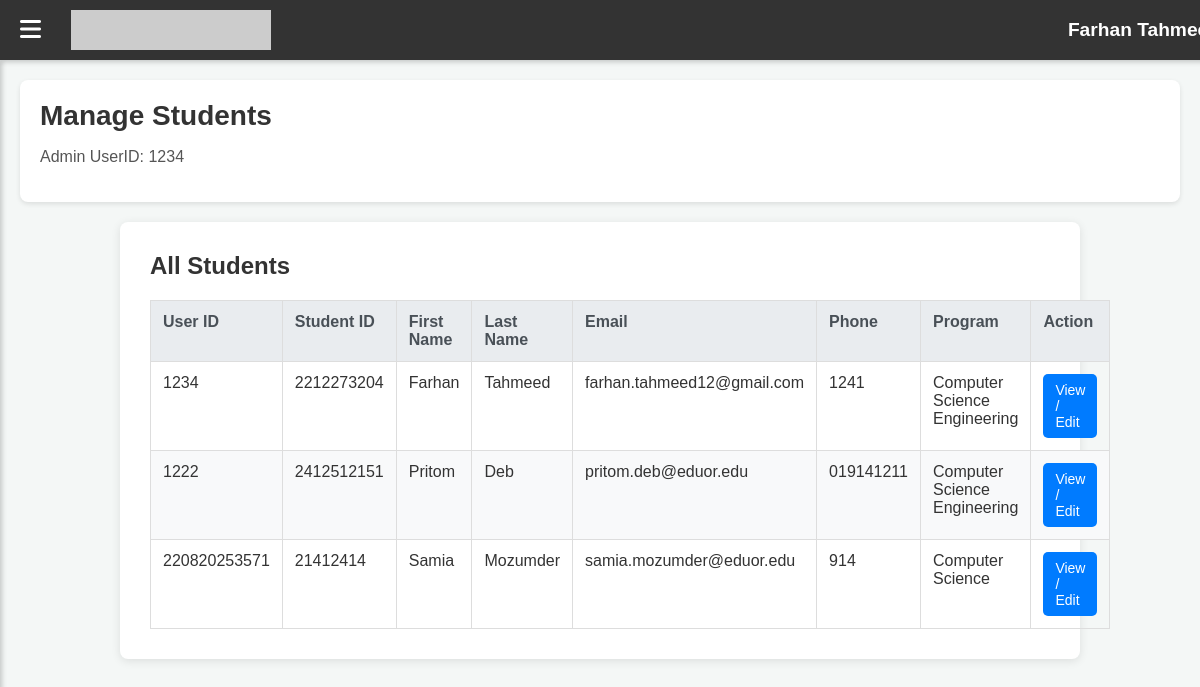
Page /admin/managestudents.php (signed in) on the committed database.
### tables this page shows
CREATE TABLE `studentinfo` (
  `UserID` varchar(12) DEFAULT NULL,
  `StudentID` varchar(10) NOT NULL,
  `FirstName` varchar(50) NOT NULL,
  `LastName` varchar(50) NOT NULL,
  `Gender` varchar(7) NOT NULL,
  `DateOfBirth` date NOT NULL,
  `CitizenID` varchar(20) DEFAULT NULL,
  `Passport` varchar(20) DEFAULT NULL,
  `Nationality` varchar(15) NOT NULL,
  `Blood` varchar(5) NOT NULL,
  `Addresss` varchar(150) NOT NULL,
  `EmergencyContact` varchar(12) NOT NULL,
  `Program` varchar(40) NOT NULL,
  `MotherName` varchar(100) DEFAULT NULL,
  `FatherName` varchar(100) DEFAULT NULL,
  `ParentNationality` varchar(100) DEFAULT NULL,
  `MotherOccupation` varchar(50) DEFAULT NULL,
  `FatherOccupation` varchar(50) DEFAULT NULL
);

CREATE TABLE `users` (
  `UserID` varchar(12) NOT NULL,
  `Phone` varchar(12) DEFAULT NULL,
  `Email` varchar(50) DEFAULT NULL,
  `Password` varchar(50) DEFAULT NULL,
  `UserFlag` int(1) DEFAULT NULL,
  `2fa` int(1) DEFAULT NULL
);

### admin/managestudents.php (the view, shortened to what this page needs)
<?php
$db = new Database();
$conn = $db->getConnection();
$adminUserID = $_SESSION['UserID'];
$fullname = 'User';
$message = '';
$message_type = '';
$sql_admin_name = "SELECT FirstName, LastName FROM studentinfo WHERE UserID = ?";
$stmt_admin_name = $conn->prepare($sql_admin_name);
if ($stmt_admin_name) {
    $stmt_admin_name->bind_param("i", $adminUserID);
    $stmt_admin_name->execute();
    $result_admin_name = $stmt_admin_name->get_result();
    $row_admin_name = $result_admin_name->fetch_assoc();
    if ($row_admin_name && ($row_admin_name['FirstName'] || $row_admin_name['LastName'])) {
        $fullname = htmlspecialchars(trim($row_admin_name['FirstName'] . ' ' . $row_admin_name['LastName']));
    }
}
$allStudents = [];
$sql_all_students = "SELECT u.UserID, u.Email, u.Phone,
                            si.StudentID, si.FirstName, si.LastName, si.Program
                     FROM users u
                     JOIN studentinfo si ON u.UserID = si.UserID
                     WHERE u.UserFlag = 1
                     ORDER BY si.FirstName, si.LastName";
$stmt_all_students = $conn->prepare($sql_all_students);
if ($stmt_all_students) {
    $stmt_all_students->execute();
    $result_all_students = $stmt_all_students->get_result();
    while ($row = $result_all_students->fetch_assoc()) {
        $allStudents[] = $row;
    }
} else {
    $message = (empty($message) ? '' : $message . '<br>') . "Error fetching all students: " . $conn->error;
    $message_type = (empty($message_type) ? 'error' : $message_type);
}
?>
<!DOCTYPE html>
<html lang="en">
<head>
    <link rel="stylesheet" href="https://cdnjs.cloudflare.com/ajax/libs/font-awesome/6.4.0/css/all.min.css">
    <link rel="stylesheet" href="../dash.css">
</head>
<body>
    <div class="navbar">
        <div class="navbar-left">
            <span class="menu-btn" onclick="toggleSidebar()"><i class="fa fa-bars"></i></span>
            <img src="https://dummyimage.com/200x40/004080/ffffff&text=Eduor+System" alt="Eduor Logo" class="logo">
        </div>
        <div class="navbar-right">
            <h2><?= $fullname; ?></h2>
        </div>
    </div>
    <div class="main-content" id="main-content">
        <div class="page-header">
            <h1>Manage Students</h1>
            <p>Admin UserID: <?= $adminUserID; ?></p>
        </div>
        <div class="table-container">
            <h2>All Students</h2>
            <?php if (!empty($allStudents)): ?>
                <table>
                    <thead>
                        <tr>
                            <th>User ID</th>
                            <th>Student ID</th>
                            <th>First Name</th>
                            <th>Last Name</th>
                            <th>Email</th>
                            <th>Phone</th>
                            <th>Program</th>
                            <th>Action</th>
                        </tr>
                    </thead>
                    <tbody>
                        <?php foreach ($allStudents as $student): ?>
                            <tr>
                                <td><?= htmlspecialchars($student['UserID']); ?></td>
                                <td><?= htmlspecialchars($student['StudentID']); ?></td>
                                <td><?= htmlspecialchars($student['FirstName']); ?></td>
                                <td><?= htmlspecialchars($student['LastName']); ?></td>
                                <td><?= htmlspecialchars($student['Email']); ?></td>
                                <td><?= htmlspecialchars($student['Phone']); ?></td>
                                <td><?= htmlspecialchars($student['Program']); ?></td>
                                <td>
                                    <a href="managestudents.php?edit_student_id=<?= htmlspecialchars($student['UserID']); ?>" class="action-button">View / Edit</a>
                                </td>
                            </tr>
                        <?php endforeach; ?>
                    </tbody>
                </table>
            <?php else: ?>
                <p>No student records found in the system.</p>
            <?php endif; ?>
        </div>
    </div>
</body>
</html>

### dash.css (style rules this page uses)
body { margin: 0; font-family: Arial, sans-serif; background: #f4f6f9; }
.navbar { display: flex; justify-content: space-between; align-items: center; background: #004080; color: white; padding: 10px 20px; position: fixed; top: 0; width: 100%; z-index: 100; }
.navbar .logo { height: 40px; }
.navbar-left { display: flex; align-items: center; }
.menu-btn { font-size: 22px; margin-right: 15px; cursor: pointer; }
.navbar-right { display: flex; align-items: center; }
.main-content { margin-left: 240px; padding: 80px 20px 20px; transition: margin-left 0.3s ease; }
.page-header h1 { margin: 0; color: #004080; }
.page-header p { color: #555; }

### admin/managestudents.php (style rules this page uses)
body { font-family: Arial, sans-serif; margin: 0; background-color: #f4f7f6; color: #333; }
.navbar { background-color: #333; color: white; padding: 10px 20px; display: flex; justify-content: space-between; align-items: center; position: fixed; width: 100%; top: 0; z-index: 1000; box-shadow: 0 2px 5px rgba(0,0,0,0.2); }
.navbar-left { display: flex; align-items: center; }
.navbar-left .menu-btn { font-size: 24px; margin-right: 20px; cursor: pointer; }
.navbar .logo { height: 40px; margin-left: 10px; }
.navbar-right h2 { font-size: 1.2rem; margin: 0; color: white; }
.main-content { margin-left: 0; padding: 80px 20px 20px 20px; transition: margin-left 0.3s ease; min-height: calc(100vh - 80px); }
.page-header { background-color: #ffffff; padding: 20px; border-radius: 8px; margin-bottom: 20px; box-shadow: 0 2px 5px rgba(0,0,0,0.1); }
.page-header h1 { margin: 0; font-size: 28px; color: #333; }
.table-container, .form-container { background-color: #ffffff; padding: 30px; border-radius: 8px; box-shadow: 0 2px 10px rgba(0,0,0,0.1); max-width: 900px; margin: 20px auto; }
.table-container h2, .form-container h2 { margin-top: 0; margin-bottom: 20px; font-size: 24px; color: #333; }
.table-container table { width: 100%; border-collapse: collapse; margin-top: 20px; }
.table-container th, .table-container td { border: 1px solid #ddd; padding: 12px; text-align: left; vertical-align: top; }
.table-container th { background-color: #e9ecef; font-weight: bold; color: #495057; }
.table-container tbody tr:nth-child(even) { background-color: #f8f9fa; }
.action-button { background-color: #007bff; color: white; padding: 8px 12px; border: none; border-radius: 5px; font-size: 14px; cursor: pointer; transition: background-color 0.3s ease; text-decoration: none; display: inline-block; }

### rows in the picture
studentinfo: fullname "Farhan…", UserID.UserID "1234", StudentID "2212273204", FirstName "Farhan", LastName "Tahmeed", UserID.Email "farhan.tahmeed12@gmail.com", UserID.Phone "1241", Program "Computer Science Engineering"
studentinfo: UserID.UserID "1222", StudentID "2412512151", FirstName "Pritom", LastName "Deb", UserID.Email "pritom.deb@eduor.edu", UserID.Phone "019141211", Program "Computer Science Engineering"
studentinfo: UserID.UserID "220820253571", StudentID "21412414", FirstName "Samia", LastName "Mozumder", UserID.Email "samia.mozumder@eduor.edu", UserID.Phone "914", Program "Computer Science"

### other values in the picture
$adminUserID "1234"
